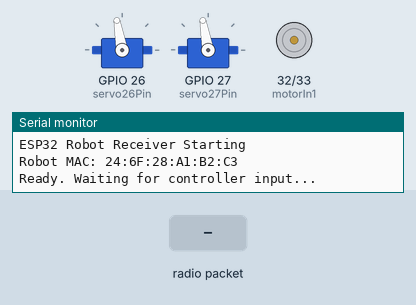
Bench run of a sketch on a simulated ESP32. On the bench: 2 × servo, motor-driver pin pairs drawn as motors (green arrow = first pin HIGH = forward, orange = second pin HIGH = backward, longer = more drive), the last lines printed to the serial monitor. Inputs (shaded band) come from the test bench.

Above: at 2.2 s.
2.3 s: radio packet "0" arrives
At 3.7 s:
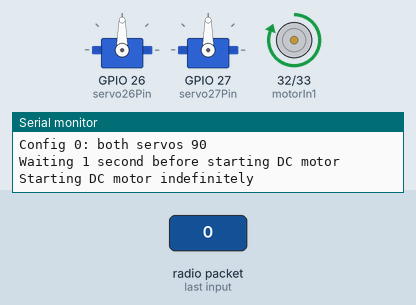
4.8 s: radio packet "5" arrives
At 6.0 s:
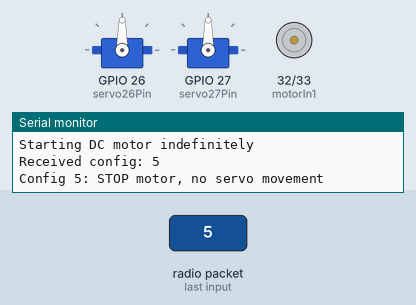
6.3 s: radio packet "2" arrives
At 8.0 s:
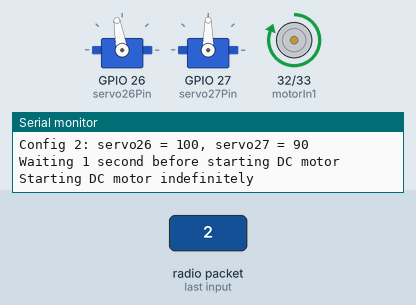
8.8 s: radio packet "90" arrives
At 9.2 s:
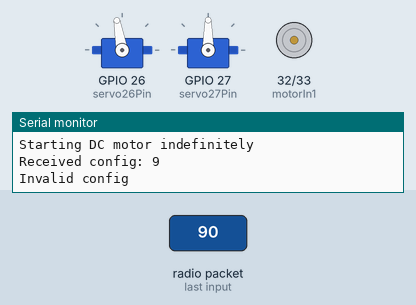
10.3 s: radio packet "200" arrives
At 12.4 s:
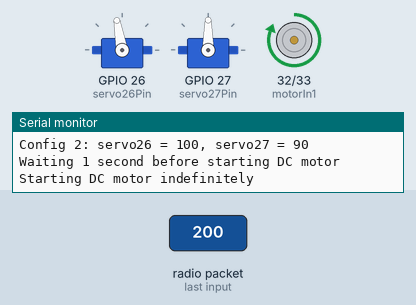
Timing chart, 0 to 13.8 s (numbered marks = the images above; inputs shaded):
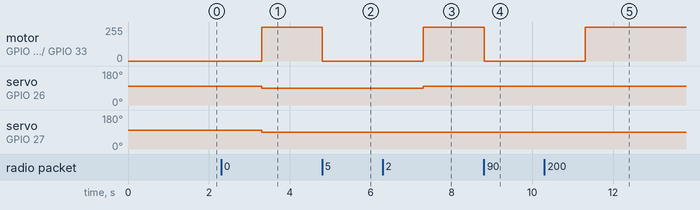

Measured:
- after the input at 2.3 s, motor on GPIO 32 (motorIn1) / GPIO 33 (motorIn2): stopped → forward 255/255 after 1.0 s; servo on GPIO 26 (servo26Pin), servo on GPIO 27 (servo27Pin): 100° → 90° after 1.0 s
- after the input at 4.8 s, motor on GPIO 32 (motorIn1) / GPIO 33 (motorIn2): forward 255/255 → stopped at once
- after the input at 6.3 s, motor on GPIO 32 (motorIn1) / GPIO 33 (motorIn2): stopped → forward 255/255 after 1.0 s; servo on GPIO 26 (servo26Pin): 90° → 100° after 1.0 s
- after the input at 8.8 s, motor on GPIO 32 (motorIn1) / GPIO 33 (motorIn2): forward 255/255 → stopped at once
- after the input at 10.3 s, motor on GPIO 32 (motorIn1) / GPIO 33 (motorIn2): stopped → forward 255/255 after 1.0 s

The sketch:

code2.ino
```cpp
#include <Arduino.h>
#include <WiFi.h>
#include <esp_now.h>
#include <esp_wifi.h>
#include <ESP32Servo.h>

Servo servo26;
Servo servo27;

// Motor driver pins
const int motorIn1 = 32;
const int motorIn2 = 33;

// Servo pins
const int servo26Pin = 26;
const int servo27Pin = 27;

// Angles
const int centerAngle = 100;
const int lowAngle = 85;
const int highAngle = 115;

// ESP-NOW channel
const int espNowChannel = 1;

void motorForward() {
  digitalWrite(motorIn1, HIGH);
  digitalWrite(motorIn2, LOW);
}

void motorStop() {
  digitalWrite(motorIn1, LOW);
  digitalWrite(motorIn2, LOW);
}

void setConfig(int config) {
  Serial.print("Received config: ");
  Serial.println(config);

  // Stop motor before changing servo positions
  motorStop();

  if (config == 5) {
    Serial.println("Config 5: STOP motor, no servo movement");
    return;
  }

  if (config == 0) {
    Serial.println("Config 0: both servos 90");
    servo26.write(90);
    servo27.write(90);
  }
  else if (config == 1) {
    Serial.println("Config 1: servo26 = 80, servo27 = 90");
    servo26.write(80);
    servo27.write(90);
  }
  else if (config == 2) {
    Serial.println("Config 2: servo26 = 100, servo27 = 90");
    servo26.write(100);
    servo27.write(90);
  }
  else if (config == 3) {
    Serial.println("Config 3: servo26 = 90, servo27 = 80");
    servo26.write(90);
    servo27.write(80);
  }
  else if (config == 4) {
    Serial.println("Config 4: servo26 = 90, servo27 = 100");
    servo26.write(90);
    servo27.write(100);
  }
  else {
    Serial.println("Invalid config");
    return;
  }

  Serial.println("Waiting 1 second before starting DC motor");
  delay(1000);

  Serial.println("Starting DC motor indefinitely");
  motorForward();
}

void onDataRecv(const esp_now_recv_info_t *info, const uint8_t *incomingData, int len) {
  if (len <= 0) return;

  int config = incomingData[0] - '0'; // converts char '0' to int 0
  setConfig(config);
}

void setup() {
  Serial.begin(115200);
  delay(1000);

  Serial.println("ESP32 Robot Receiver Starting");

  pinMode(motorIn1, OUTPUT);
  pinMode(motorIn2, OUTPUT);
  motorStop();

  servo26.setPeriodHertz(50);
  servo27.setPeriodHertz(50);

  servo26.attach(servo26Pin, 500, 2400);
  servo27.attach(servo27Pin, 500, 2400);

  servo26.write(centerAngle);
  servo27.write(centerAngle);

  WiFi.mode(WIFI_STA);
  WiFi.disconnect();

  esp_wifi_set_channel(espNowChannel, WIFI_SECOND_CHAN_NONE);

  Serial.print("Robot MAC: ");
  Serial.println(WiFi.macAddress());

  if (esp_now_init() != ESP_OK) {
    Serial.println("ESP-NOW init failed");
    return;
  }

  esp_now_register_recv_cb(onDataRecv);

  Serial.println("Ready. Waiting for controller input...");
}

void loop() {
  // Nothing here. ESP-NOW callback handles movement.
}
```
